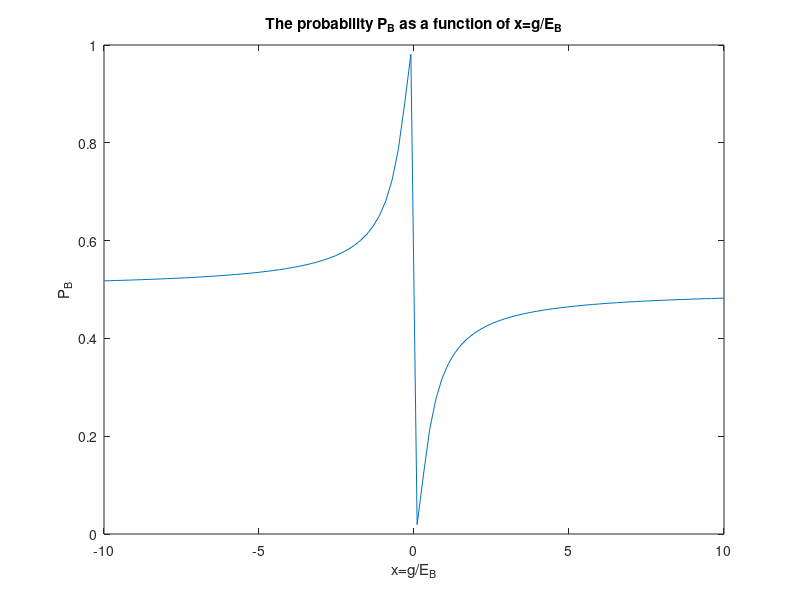

The MATLAB source for this figure:
x = linspace(-10,10,100);
P_B = (sign(x) - sqrt(1 + 8*x.^2)).^2./(8*x.^2 + (sign(x) - sqrt(1 + 8*x.^2)).^2)

plot(x, P_B)
title('The probability P_B as a function of x=g/E_B')
xlabel('x=g/E_B')
ylabel('P_B')